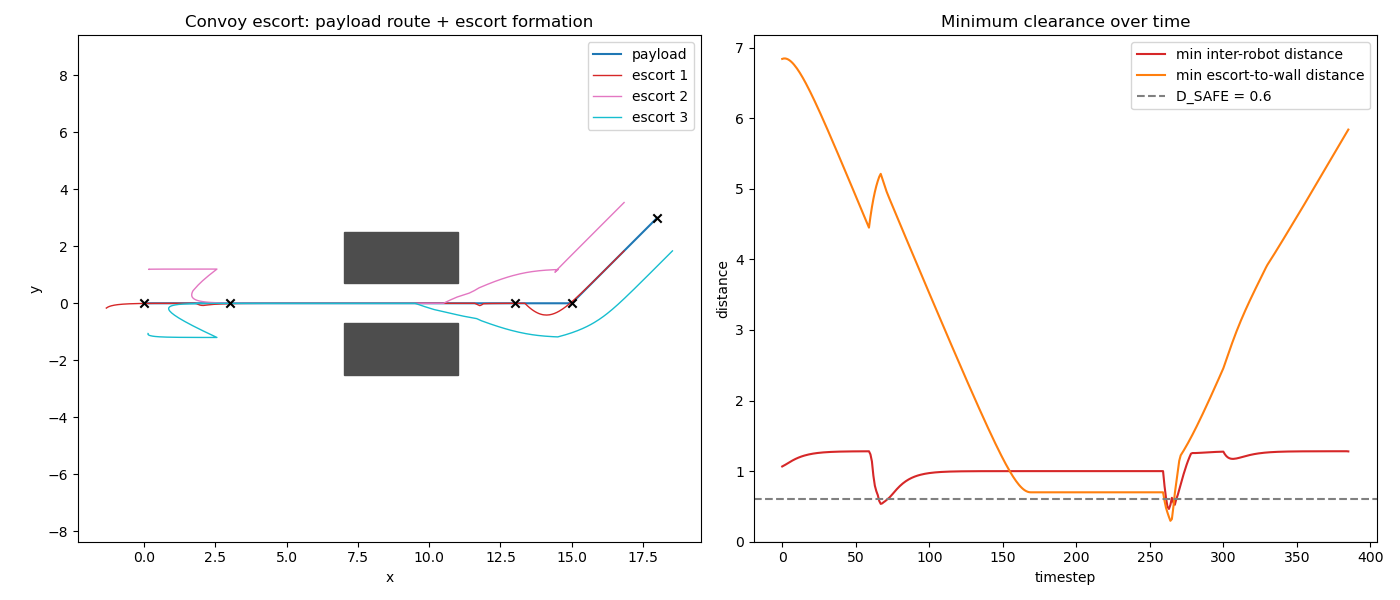

Python code for this plot:
#!/usr/bin/env python3
"""
Day 6 build-tiny: dynamic formation switching + inter-robot collision
avoidance (Artificial Potential Fields), standalone (no ROS).

This is also the foundation for the capstone convoy-escort demo: one
PAYLOAD robot follows a route of waypoints; 3 ESCORT robots hold a
protective formation around it that reshapes per route segment
(diamond in the open -> line for a chokepoint -> diamond again). APF
repulsion keeps any two robots from colliding, layered on top of the
formation-tracking motion.

Run:
    python3 collision_avoidance.py
"""
import numpy as np
import matplotlib.pyplot as plt

DT = 0.05
PAYLOAD_SPEED = 1.0
D_SAFE = 0.6            # APF: zero repulsion at or beyond this distance
WALL_D_SAFE = 0.6       # same idea, but for robot-vs-wall repulsion
APF_CLIP = 0.6         # cap on repulsion magnitude per axis (stops flinging)
FORMATION_GAIN = 2.0   # how hard escorts pull toward their formation slot
MAX_STEPS = 2000
EPS = 1e-6

N_ROBOTS = 4  # index 0 = payload, indices 1..3 = escorts

# Route the payload follows. `formation` is the shape the escorts hold
# while travelling TOWARD that waypoint.
MISSION = [
    {'waypoint': (0.0, 0.0),  'formation': 'diamond'},   # start
    {'waypoint': (3.0, 0.0),  'formation': 'diamond'},   # open ground
    # ^ was (6.0, 0.0) -- only 1 unit before the wall's x=7 start. With
    # FORMATION_GAIN=2.0's convergence rate, that wasn't enough lead time
    # to fully collapse into 'line' before entering the corridor, so
    # escorts arrived still partway-diamond (close enough to the wall's
    # WALL_D_SAFE=0.6 radius to trigger repulsion) and got stuck fighting
    # formation-pull vs wall-push -- a real APF local minimum. Moved the
    # trigger 3 units earlier so escorts have time to settle into line
    # well before the wall's repulsion field is even relevant.
    {'waypoint': (13.0, 0.0), 'formation': 'line'},       # chokepoint: single file
    # ^ was (9.0, 0.0) -- the middle of the corridor (walls span x=7..11).
    # The formation attached to THIS waypoint applies to the NEXT segment,
    # so having it end mid-corridor meant the diamond reshape fired while
    # escorts were still physically between the walls. First moved to
    # 11.5 (just past the exit), which reduced but didn't fully fix it --
    # an escort reshaping from y=0 back to y=1.2 right at x=11.5 still
    # grazed the wall's CORNER at (11, 0.7): Euclidean distance to a
    # corner is smaller than the x-only gap suggests. 13.0 gives enough
    # x-clearance that the diagonal distance to the corner also clears
    # WALL_D_SAFE by the time the reshape happens.
    {'waypoint': (15.0, 0.0), 'formation': 'diamond'},   # open again
    {'waypoint': (18.0, 3.0), 'formation': 'diamond'},   # target
]

# Escort offsets relative to the payload, per formation shape. Index 0
# (the payload) is (0,0); escorts are 1..3.
FORMATIONS = {
    'diamond': [(0.0, 0.0), (-1.2, 0.0), (0.0, 1.2), (0.0, -1.2)],
    'line':    [(0.0, 0.0), (-1.0, 0.0), (-2.0, 0.0), (-3.0, 0.0)],
}

# Walls marking the chokepoint. Escorts get pushed away from these via
# wall_repulsion() below, using the same APF formula as inter-robot
# repulsion -- this is what makes the diamond->line reshape actually
# NECESSARY rather than decorative: without it (or in the wrong shape),
# escorts would get shoved off their formation slot trying to fit
# through the gap. The payload itself is NOT wall-repelled; its route
# is authored to go straight down the corridor centerline already.
CHOKEPOINT_WALLS = [
    ((7.0, 0.7), (11.0, 2.5)),    # (x0, y0), (x1, y1) upper wall
    ((7.0, -2.5), (11.0, -0.7)),  # lower wall
]


def rotation_matrix(theta: float) -> np.ndarray:
    """From Day 3 -- provided, you already derived this by hand."""
    return np.array([[np.cos(theta), -np.sin(theta)],
                     [np.sin(theta),  np.cos(theta)]])


def repulsion(positions: np.ndarray, robot_idx: int) -> np.ndarray:
    """
    APF: total repulsive velocity pushing robot_idx away from every
    OTHER robot within D_SAFE. This is the formula you worked out by
    hand: strength = (1/dist - 1/D_SAFE) / dist**2, in the direction
    pointing away from the other robot.

    TODO(you):
      1. push = np.zeros(2)
      2. For every other robot j (j != robot_idx):
           diff = positions[robot_idx] - positions[j]   # points AWAY from j
           dist = np.linalg.norm(diff)
           if EPS < dist < D_SAFE:
               strength = (1.0 / dist - 1.0 / D_SAFE) / (dist ** 2)
               push += strength * (diff / dist)         # unit vector * strength
         (the dist > EPS guard avoids divide-by-zero if two robots are
         exactly on top of each other -- a degenerate case, just skip it)
      3. Return np.clip(push, -APF_CLIP, APF_CLIP).
    """
    push = np.zeros(2)
    for j in range(len(positions)):
        if j == robot_idx:
            continue
        diff = positions[robot_idx] - positions[j]
        dist = np.linalg.norm(diff)
        if EPS < dist < D_SAFE:
            strength = (1.0 / dist - 1.0 / D_SAFE) / (dist ** 2)
            push += strength * (diff / dist)
    return np.clip(push, -APF_CLIP, APF_CLIP)


def closest_point_on_wall(position: np.ndarray, wall) -> np.ndarray:
    """
    Return the closest point ON or IN the axis-aligned wall rectangle
    to `position`. Clamping each coordinate to the rectangle's
    [x0, x1] x [y0, y1] range gives exactly that -- if `position` is
    already inside, clamping is a no-op and the "closest point" comes
    back equal to `position` itself (distance 0), which is the signal
    wall_repulsion() below uses to detect the degenerate inside-a-wall
    case.
    """
    (x0, y0), (x1, y1) = wall
    return np.array([np.clip(position[0], x0, x1), np.clip(position[1], y0, y1)])


def wall_repulsion(position: np.ndarray) -> np.ndarray:
    """
    Same APF idea as `repulsion`, but pushing away from each wall in
    CHOKEPOINT_WALLS instead of away from other robots -- the closest
    point on a wall's rectangle stands in for "the other object's
    position" in the exact same formula.

    One case `repulsion` never has to handle: a robot can end up
    ALREADY INSIDE a wall's rectangle (as you spotted happening before
    this function existed). There, closest_point_on_wall returns the
    robot's own position, so dist=0 and the normal formula would
    divide by zero. Handled separately: push straight out through
    whichever of the rectangle's four faces is nearest (the smallest
    penetration depth), at full APF_CLIP strength -- there's no
    well-defined "distance-based" push once you're already inside, so
    just get out via the shortest path.
    """
    push = np.zeros(2)
    for wall in CHOKEPOINT_WALLS:
        (x0, y0), (x1, y1) = wall
        closest = closest_point_on_wall(position, wall)
        diff = position - closest
        dist = np.linalg.norm(diff)

        if dist < EPS:
            depth_to_face = {
                'left':   (position[0] - x0, np.array([-1.0, 0.0])),
                'right':  (x1 - position[0], np.array([1.0, 0.0])),
                'bottom': (position[1] - y0, np.array([0.0, -1.0])),
                'top':    (y1 - position[1], np.array([0.0, 1.0])),
            }
            _, direction = min(depth_to_face.values(), key=lambda pair: pair[0])
            push += direction * APF_CLIP
        elif dist < WALL_D_SAFE:
            strength = (1.0 / dist - 1.0 / WALL_D_SAFE) / (dist ** 2)
            push += strength * (diff / dist)

    return np.clip(push, -APF_CLIP, APF_CLIP)


def formation_velocity(positions: np.ndarray, robot_idx: int,
                        payload_pos: np.ndarray, heading: float,
                        offsets: np.ndarray) -> np.ndarray:
    """
    The "get to your assigned slot" velocity for one escort: a vector
    from where the robot IS toward where its formation slot IS.

    TODO(you):
      1. slot = payload_pos + rotation_matrix(heading) @ offsets[robot_idx]
         (exactly Day 3's goal = center + R(theta) @ offset)
      2. return FORMATION_GAIN * (slot - positions[robot_idx])
    """
    slot = payload_pos + rotation_matrix(heading) @ offsets[robot_idx]
    return FORMATION_GAIN * (slot - positions[robot_idx])


def step_payload_along_route(payload_pos: np.ndarray, wp_index: int,
                             speed: float, dt: float):
    """
    Move the payload toward MISSION[wp_index]['waypoint']. If it reaches
    that waypoint this step, advance wp_index.

    Returns (new_payload_pos, new_wp_index, heading, done).

    TODO(you):
      1. target = np.array(MISSION[wp_index]['waypoint'], dtype=float)
      2. direction = target - payload_pos ; dist = np.linalg.norm(direction)
      3. heading = np.arctan2(direction[1], direction[0])   # direction of travel
      4. If dist <= speed * dt:
           payload_pos = target.copy()
           wp_index += 1
           done = wp_index >= len(MISSION)
         Else:
           payload_pos = payload_pos + speed * dt * (direction / dist)
           done = False
      5. Return (payload_pos, wp_index, heading, done)
    """
    target = np.array(MISSION[wp_index]['waypoint'], dtype=float)
    direction = target - payload_pos
    dist = np.linalg.norm(direction)
    heading = np.arctan2(direction[1], direction[0])
    if dist <= speed * dt:
        payload_pos = target.copy()
        wp_index += 1
        done = wp_index >= len(MISSION)
    else:
        payload_pos = payload_pos + speed * dt * (direction / dist)
        done = False
    return payload_pos, wp_index, heading, done

def run_mission():
    """
    Run the full convoy sim. Returns:
      history            -- (steps, N_ROBOTS, 2) positions over time
      min_distances      -- (steps,) smallest distance between ANY two
                             robots at each step (inter-robot APF metric)
      min_wall_distances -- (steps,) smallest distance from ANY escort
                             to the nearest wall at each step (wall APF
                             metric -- 0 means an escort was inside a
                             wall's rectangle that step)

    TODO(you):
      1. payload_pos = np.array(MISSION[0]['waypoint'], dtype=float)
      2. wp_index = 1  (waypoint 0 is the start; head for waypoint 1)
      3. Initialise escort positions at their diamond slots around the
         payload, plus small random noise so APF has work to do early:
             offsets0 = np.array(FORMATIONS['diamond'])
             positions = np.zeros((N_ROBOTS, 2))
             positions[0] = payload_pos
             for i in 1..N_ROBOTS-1:
                 positions[i] = payload_pos + offsets0[i] + np.random.uniform(-0.2, 0.2, 2)
      4. history, min_distances = [], []
      5. Loop up to MAX_STEPS:
           a. payload_pos, wp_index, heading, done = step_payload_along_route(...)
           b. positions[0] = payload_pos   (payload follows the route exactly)
           c. shape for this segment: MISSION[min(wp_index, len(MISSION)-1)]['formation']
              offsets = np.array(FORMATIONS[shape])
           d. For each escort i in 1..N_ROBOTS-1:
                v = formation_velocity(positions, i, payload_pos, heading, offsets)
                v += repulsion(positions, i)
                positions[i] = positions[i] + v * dt
           e. Record positions.copy() into history.
           f. Record the min pairwise distance: for all i<j,
              min(np.linalg.norm(positions[i] - positions[j])).
           g. if done: break
      6. Return np.array(history), np.array(min_distances)
    """
    payload_pos = np.array(MISSION[0]['waypoint'], dtype=float)
    wp_index = 1
    offsets0 = np.array(FORMATIONS['diamond'])
    positions = np.zeros((N_ROBOTS, 2))
    positions[0] = payload_pos
    for i in range(1, N_ROBOTS):
        positions[i] = payload_pos + offsets0[i] + np.random.uniform(-0.2, 0.2, 2)

    history, min_distances, min_wall_distances = [], [], []
    for step in range(MAX_STEPS):
        payload_pos, wp_index, heading, done = step_payload_along_route(
            payload_pos, wp_index, PAYLOAD_SPEED, DT)
        positions[0] = payload_pos
        shape = MISSION[min(wp_index, len(MISSION)-1)]['formation']
        offsets = np.array(FORMATIONS[shape])
        for i in range(1, N_ROBOTS):
            v = formation_velocity(positions, i, payload_pos, heading, offsets)
            v += repulsion(positions, i)
            v += wall_repulsion(positions[i])
            positions[i] += v * DT
        history.append(positions.copy())
        min_distances.append(np.min([np.linalg.norm(positions[i] - positions[j])
                                      for i in range(N_ROBOTS) for j in range(i+1, N_ROBOTS)]))
        min_wall_distances.append(np.min([
            np.linalg.norm(positions[i] - closest_point_on_wall(positions[i], wall))
            for i in range(1, N_ROBOTS) for wall in CHOKEPOINT_WALLS
        ]))
        if done:
            break
    return np.array(history), np.array(min_distances), np.array(min_wall_distances)

# ---------------------------------------------------------------------------
# Plotting -- plumbing, not the interesting part. Provided as-is.
# ---------------------------------------------------------------------------

def plot_mission(history: np.ndarray, min_distances: np.ndarray,
                  min_wall_distances: np.ndarray):
    colors = plt.cm.tab10(np.linspace(0, 1, N_ROBOTS))
    labels = ['payload'] + [f'escort {i}' for i in range(1, N_ROBOTS)]

    fig, (ax1, ax2) = plt.subplots(1, 2, figsize=(14, 6))

    for (x0, y0), (x1, y1) in CHOKEPOINT_WALLS:
        ax1.add_patch(plt.Rectangle((x0, y0), x1 - x0, y1 - y0,
                                     color='0.3', zorder=1))

    for i in range(N_ROBOTS):
        ax1.plot(history[:, i, 0], history[:, i, 1], color=colors[i],
                  label=labels[i], linewidth=1.5 if i == 0 else 1)
    for m in MISSION:
        ax1.scatter(*m['waypoint'], marker='x', color='black', zorder=5)
    ax1.set_title('Convoy escort: payload route + escort formation')
    ax1.set_xlabel('x')
    ax1.set_ylabel('y')
    ax1.legend()
    ax1.axis('equal')

    ax2.plot(min_distances, color='tab:red', label='min inter-robot distance')
    ax2.plot(min_wall_distances, color='tab:orange', label='min escort-to-wall distance')
    ax2.axhline(D_SAFE, color='gray', linestyle='--', label=f'D_SAFE = {D_SAFE}')
    ax2.axhline(0, color='black', linewidth=0.8)
    ax2.set_title('Minimum clearance over time')
    ax2.set_xlabel('timestep')
    ax2.set_ylabel('distance')
    ax2.set_ylim(bottom=0)
    ax2.legend()

    plt.tight_layout()
    plt.savefig('collision_avoidance.png')
    plt.close()
    print('Saved collision_avoidance.png')


def main():
    history, min_distances, min_wall_distances = run_mission()
    print(f'{len(history)} steps')
    print(f'closest any two robots ever got: {min_distances.min():.3f} '
          f'(D_SAFE = {D_SAFE})')
    print(f'closest any escort got to a wall: {min_wall_distances.min():.3f} '
          f'(WALL_D_SAFE = {WALL_D_SAFE}, 0.0 would mean inside a wall)')
    plot_mission(history, min_distances, min_wall_distances)


if __name__ == '__main__':
    main()
